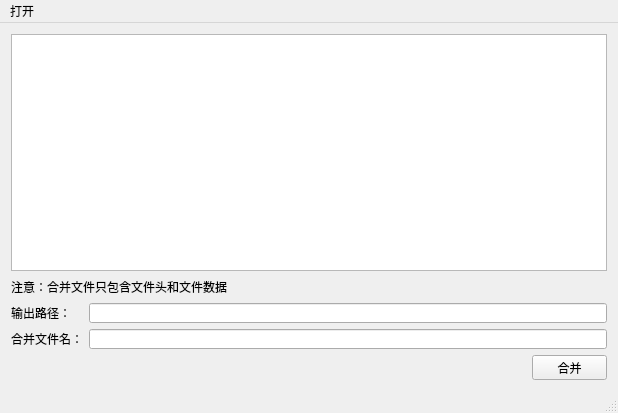
<?xml version="1.0" encoding="UTF-8"?>
<ui version="4.0">
 <class>MergeBinToolClass</class>
 <widget class="QMainWindow" name="MergeBinToolClass">
  <property name="geometry">
   <rect>
    <x>0</x>
    <y>0</y>
    <width>618</width>
    <height>413</height>
   </rect>
  </property>
  <property name="windowTitle">
   <string>MergeBinTool</string>
  </property>
  <widget class="QWidget" name="centralWidget">
   <layout class="QGridLayout" name="gridLayout">
    <item row="4" column="1" colspan="3">
     <widget class="QLineEdit" name="lineEditMergeFile">
      <property name="maximumSize">
       <size>
        <width>16777215</width>
        <height>20</height>
       </size>
      </property>
     </widget>
    </item>
    <item row="0" column="0" rowspan="2" colspan="4">
     <widget class="TableWidgetFileInfo" name="tableWidgetFileInfo">
      <property name="acceptDrops">
       <bool>true</bool>
      </property>
     </widget>
    </item>
    <item row="2" column="0" colspan="4">
     <widget class="QLabel" name="labelWarningFile">
      <property name="sizePolicy">
       <sizepolicy hsizetype="Preferred" vsizetype="Fixed">
        <horstretch>0</horstretch>
        <verstretch>0</verstretch>
       </sizepolicy>
      </property>
      <property name="maximumSize">
       <size>
        <width>16777215</width>
        <height>20</height>
       </size>
      </property>
      <property name="text">
       <string>注意：合并文件只包含文件头和文件数据</string>
      </property>
     </widget>
    </item>
    <item row="3" column="1" colspan="3">
     <widget class="QLineEdit" name="lineEditOutPath">
      <property name="maximumSize">
       <size>
        <width>16777215</width>
        <height>20</height>
       </size>
      </property>
     </widget>
    </item>
    <item row="5" column="0" colspan="3">
     <widget class="QLabel" name="labelWarningOutput">
      <property name="enabled">
       <bool>false</bool>
      </property>
      <property name="maximumSize">
       <size>
        <width>16777215</width>
        <height>25</height>
       </size>
      </property>
      <property name="text">
       <string/>
      </property>
     </widget>
    </item>
    <item row="4" column="0">
     <widget class="QLabel" name="labelOutputFileName">
      <property name="sizePolicy">
       <sizepolicy hsizetype="Preferred" vsizetype="Fixed">
        <horstretch>0</horstretch>
        <verstretch>0</verstretch>
       </sizepolicy>
      </property>
      <property name="maximumSize">
       <size>
        <width>72</width>
        <height>20</height>
       </size>
      </property>
      <property name="text">
       <string>合并文件名：</string>
      </property>
     </widget>
    </item>
    <item row="5" column="3">
     <widget class="QPushButton" name="pushButtonMerge">
      <property name="maximumSize">
       <size>
        <width>75</width>
        <height>25</height>
       </size>
      </property>
      <property name="text">
       <string>合并</string>
      </property>
     </widget>
    </item>
    <item row="3" column="0">
     <widget class="QLabel" name="labelOutputPath">
      <property name="sizePolicy">
       <sizepolicy hsizetype="Preferred" vsizetype="Fixed">
        <horstretch>0</horstretch>
        <verstretch>0</verstretch>
       </sizepolicy>
      </property>
      <property name="maximumSize">
       <size>
        <width>72</width>
        <height>20</height>
       </size>
      </property>
      <property name="text">
       <string>输出路径：</string>
      </property>
      <property name="wordWrap">
       <bool>true</bool>
      </property>
     </widget>
    </item>
   </layout>
  </widget>
  <widget class="QMenuBar" name="menuBar">
   <property name="geometry">
    <rect>
     <x>0</x>
     <y>0</y>
     <width>618</width>
     <height>23</height>
    </rect>
   </property>
   <widget class="QMenu" name="menu">
    <property name="title">
     <string>打开</string>
    </property>
    <addaction name="actOpen"/>
   </widget>
   <addaction name="menu"/>
  </widget>
  <widget class="QStatusBar" name="statusBar"/>
  <action name="actOpen">
   <property name="text">
    <string>打开文件</string>
   </property>
  </action>
 </widget>
 <layoutdefault spacing="6" margin="11"/>
 <customwidgets>
  <customwidget>
   <class>TableWidgetFileInfo</class>
   <extends>QTableWidget</extends>
   <header>TableWidgetFileInfo.h</header>
  </customwidget>
 </customwidgets>
 <resources>
  <include location="MergeBinTool.qrc"/>
 </resources>
 <connections/>
</ui>
